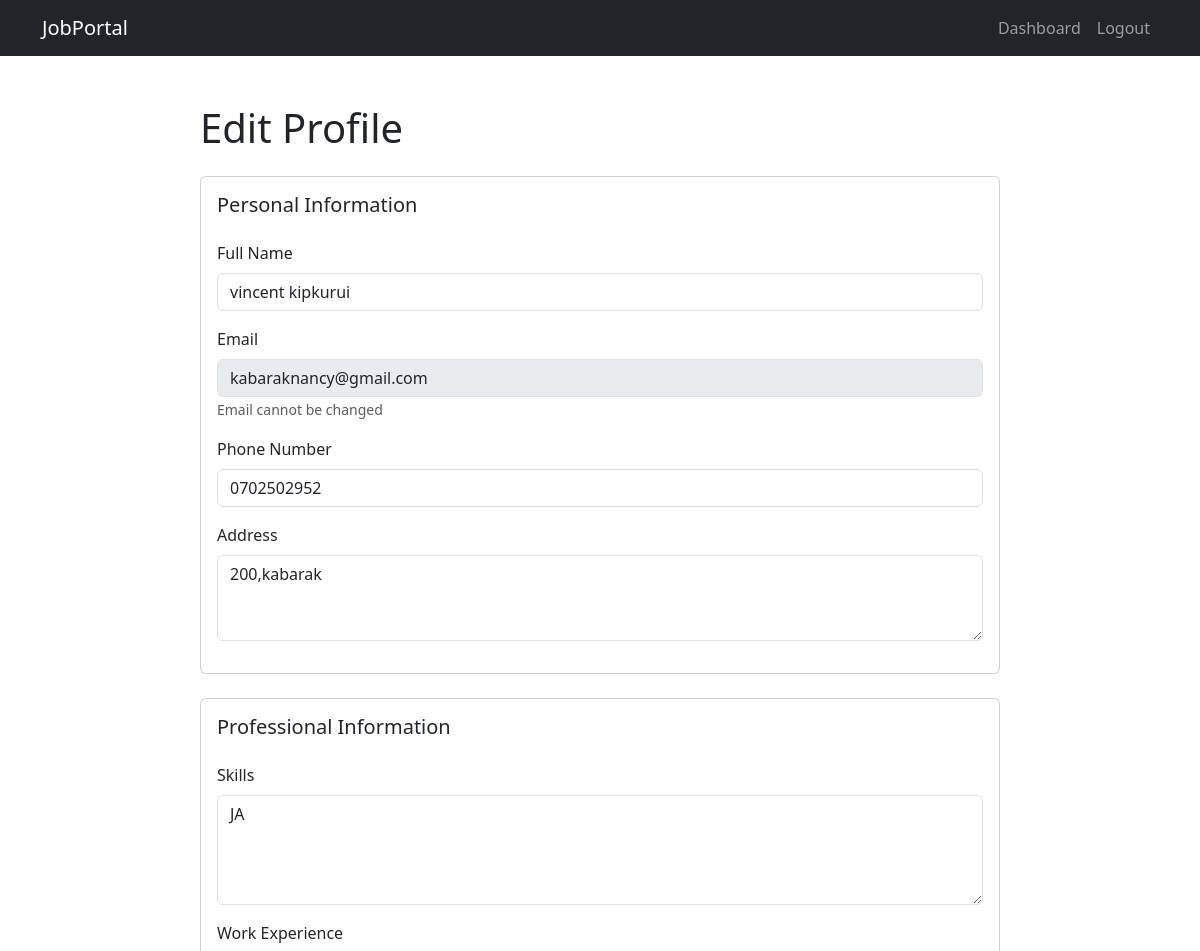
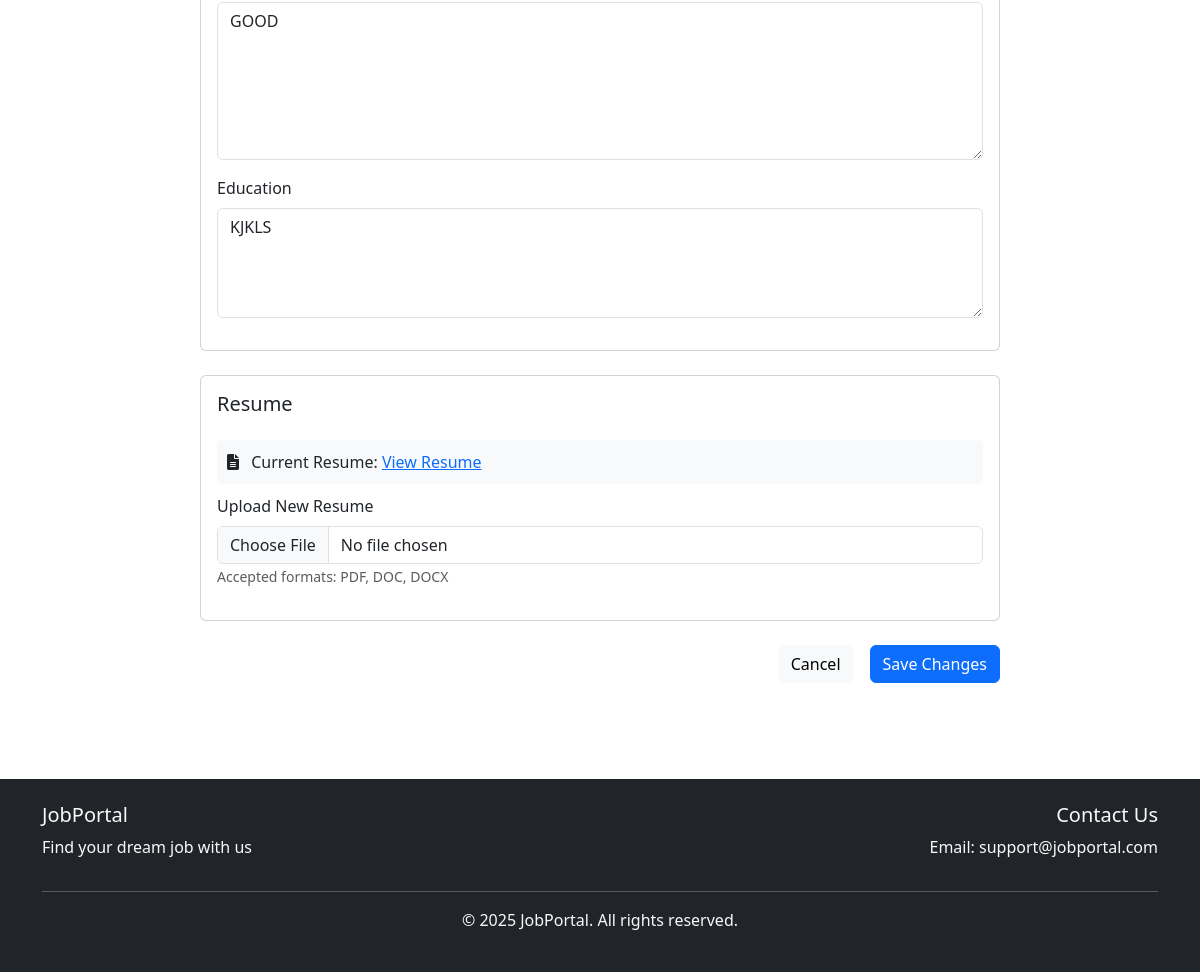
The page /jobseeker/edit-profile.php (signed in) on the database its author committed (2 pictures, top to bottom).
### tables this page shows
CREATE TABLE IF NOT EXISTS jobseeker_profiles (
    id INT PRIMARY KEY AUTO_INCREMENT,
    user_id INT NOT NULL,
    phone VARCHAR(20),
    address TEXT,
    skills TEXT,
    experience TEXT,
    education TEXT,
    resume_path VARCHAR(255),
    created_at TIMESTAMP DEFAULT CURRENT_TIMESTAMP,
    updated_at TIMESTAMP DEFAULT CURRENT_TIMESTAMP ON UPDATE CURRENT_TIMESTAMP,
    FOREIGN KEY (user_id) REFERENCES users(id) ON DELETE CASCADE
);

CREATE TABLE IF NOT EXISTS users (
    id INT PRIMARY KEY AUTO_INCREMENT,
    name VARCHAR(100) NOT NULL,
    email VARCHAR(100) NOT NULL UNIQUE,
    password VARCHAR(255) NOT NULL,
    user_type ENUM('jobseeker', 'recruiter', 'admin') NOT NULL,
    created_at TIMESTAMP DEFAULT CURRENT_TIMESTAMP,
    updated_at TIMESTAMP DEFAULT CURRENT_TIMESTAMP ON UPDATE CURRENT_TIMESTAMP
);

### jobseeker/edit-profile.php (the view, shortened to what this page needs)
<?php
$conn = getConnection();
$user_id = $_SESSION['user_id'];
$profile_sql = "SELECT jp.*, u.name, u.email
                FROM jobseeker_profiles jp
                RIGHT JOIN users u ON jp.user_id = u.id
                WHERE u.id = ?";
$profile_stmt = $conn->prepare($profile_sql);
$profile_stmt->bind_param("i", $user_id);
$profile_stmt->execute();
$profile = $profile_stmt->get_result()->fetch_assoc();
?>
<!DOCTYPE html>
<html lang="en">
<head>
    <link href="https://cdn.jsdelivr.net/npm/bootstrap@5.3.0/dist/css/bootstrap.min.css" rel="stylesheet">
    <link href="https://cdnjs.cloudflare.com/ajax/libs/font-awesome/6.0.0/css/all.min.css" rel="stylesheet">
</head>
<body>
    <nav class="navbar navbar-expand-lg navbar-dark bg-dark">
        <div class="container">
            <a class="navbar-brand" href="../index.php">JobPortal</a>
            <div class="collapse navbar-collapse" id="navbarNav">
                <ul class="navbar-nav ms-auto">
                    <li class="nav-item">
                        <a class="nav-link" href="dashboard.php">Dashboard</a>
                    </li>
                    <li class="nav-item">
                        <a class="nav-link" href="../logout.php">Logout</a>
                    </li>
                </ul>
            </div>
        </div>
    </nav>
    <div class="container py-5">
        <div class="profile-form">
            <h1 class="mb-4">Edit Profile</h1>
            <form action="" method="POST" enctype="multipart/form-data">
                <div class="card mb-4">
                    <div class="card-body">
                        <h5 class="card-title mb-4">Personal Information</h5>
                        <div class="mb-3">
                            <label for="name" class="form-label">Full Name</label>
                            <input type="text" class="form-control" id="name" name="name"
                                   value="<?php echo htmlspecialchars($profile['name']); ?>" required>
                        </div>
                        <div class="mb-3">
                            <label for="email" class="form-label">Email</label>
                            <input type="email" class="form-control" id="email"
                                   value="<?php echo htmlspecialchars($profile['email']); ?>" disabled>
                            <small class="text-muted">Email cannot be changed</small>
                        </div>
                        <div class="mb-3">
                            <label for="phone" class="form-label">Phone Number</label>
                            <input type="tel" class="form-control" id="phone" name="phone"
                                   value="<?php echo htmlspecialchars($profile['phone'] ?? ''); ?>">
                        </div>
                        <div class="mb-3">
                            <label for="address" class="form-label">Address</label>
                            <textarea class="form-control" id="address" name="address" rows="3"
                                    ><?php echo htmlspecialchars($profile['address'] ?? ''); ?></textarea>
                        </div>
                    </div>
                </div>
                <div class="card mb-4">
                    <div class="card-body">
                        <h5 class="card-title mb-4">Professional Information</h5>
                        <div class="mb-3">
                            <label for="skills" class="form-label">Skills</label>
                            <textarea class="form-control" id="skills" name="skills" rows="4"
                                    placeholder="List your key skills (e.g., JavaScript, Project Management, Communication)"
                                    ><?php echo htmlspecialchars($profile['skills'] ?? ''); ?></textarea>
                        </div>
                        <div class="mb-3">
                            <label for="experience" class="form-label">Work Experience</label>
                            <textarea class="form-control" id="experience" name="experience" rows="6"
                                    placeholder="Describe your work experience"
                                    ><?php echo htmlspecialchars($profile['experience'] ?? ''); ?></textarea>
                        </div>
                        <div class="mb-3">
                            <label for="education" class="form-label">Education</label>
                            <textarea class="form-control" id="education" name="education" rows="4"
                                    placeholder="List your educational qualifications"
                                    ><?php echo htmlspecialchars($profile['education'] ?? ''); ?></textarea>
                        </div>
                    </div>
                </div>
                <div class="card mb-4">
                    <div class="card-body">
                        <h5 class="card-title mb-4">Resume</h5>
                        <?php if ($profile['resume_path']): ?>
                            <div class="current-resume">
                                <i class="fas fa-file-alt me-2"></i>
                                Current Resume:
                                <a href="<?php echo htmlspecialchars($profile['resume_path']); ?>" target="_blank">
                                    View Resume
                                </a>
                            </div>
                        <?php endif; ?>
                        <div class="mb-3">
                            <label for="resume" class="form-label">Upload New Resume</label>
                            <input type="file" class="form-control" id="resume" name="resume"
                                   accept=".pdf,.doc,.docx">
                            <small class="text-muted">Accepted formats: PDF, DOC, DOCX</small>
                        </div>
                    </div>
                </div>
                <div class="d-grid gap-2 d-md-flex justify-content-md-end">
                    <a href="dashboard.php" class="btn btn-light me-md-2">Cancel</a>
                    <button type="submit" class="btn btn-primary">Save Changes</button>
                </div>
            </form>
        </div>
    </div>
    <footer class="bg-dark text-light py-4 mt-5">
        <div class="container">
            <div class="row">
                <div class="col-md-6">
                    <h5>JobPortal</h5>
                    <p>Find your dream job with us</p>
                </div>
                <div class="col-md-6 text-md-end">
                    <h5>Contact Us</h5>
                    <p>Email: support@jobportal.com</p>
                </div>
            </div>
            <hr>
            <div class="text-center">
                <p>&copy; <?php echo date('Y'); ?> JobPortal. All rights reserved.</p>
            </div>
        </div>
    </footer>
</body>
</html>

### jobseeker/edit-profile.php (style rules this page uses)
.profile-form { max-width: 800px; margin: 0 auto; }
.form-label { font-weight: 500; }
.current-resume { padding: 10px; background: #f8f9fa; border-radius: 5px; margin-bottom: 10px; }

### rows shown on the page
jobseeker_profiles: name "vincent kipkurui", user.email "kabaraknancy@gmail.com", phone "0702502952", address "200,kabarak", skills "JA", experience "GOOD", education "KJKLS"
